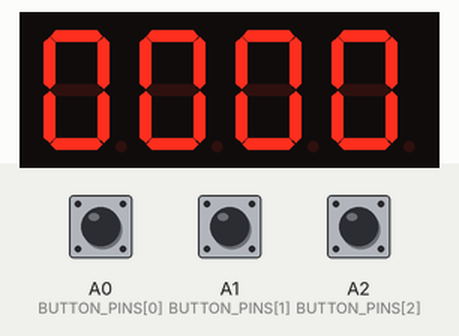
A sketch run on a simulated Arduino Uno, built with avr-gcc and run on an emulated ATmega328P. On the bench: 4-digit seven-segment display. Wiring (inferred from the names in the program): 4-digit 7-segment display, segments lit when HIGH: segments pin 11, pin 10, pin 9, pin 8, pin 7, pin 13, pin 12; digit selects pin 2, pin 3, pin 4, pin 5. The inputs (shaded band) are chosen by the test bench; at power-on: A0 (BUTTON_PINS[0]) HIGH, A1 (BUTTON_PINS[1]) HIGH, A2 (BUTTON_PINS[2]) HIGH. The segment pins are drawn as the display they are named for; what the sketch prints to the serial monitor is not drawn.

Above: at 1.2 s.
1.3 s: A0 (BUTTON_PINS[0]) pulled LOW for 0.15 s
At 1.8 s:
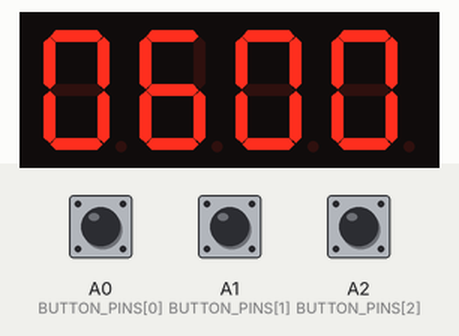
2.9 s: A1 (BUTTON_PINS[1]) pulled LOW for 0.15 s
At 4.1 s:
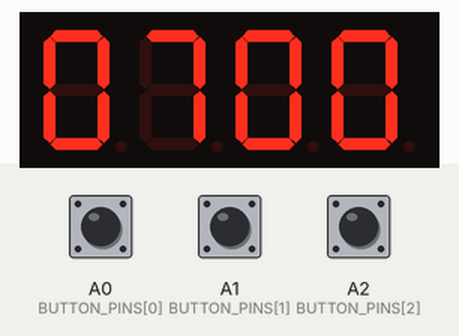
4.5 s: A2 (BUTTON_PINS[2]) pulled LOW for 0.15 s
At 5.4 s:
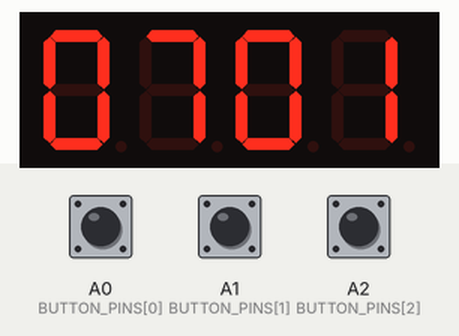
6.1 s: A1 (BUTTON_PINS[1]) pulled LOW for 1 s
At 7.1 s:
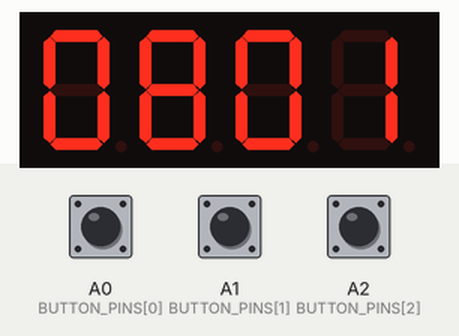
8.6 s: A2 (BUTTON_PINS[2]) pulled LOW for 1 s
At 9.7 s:
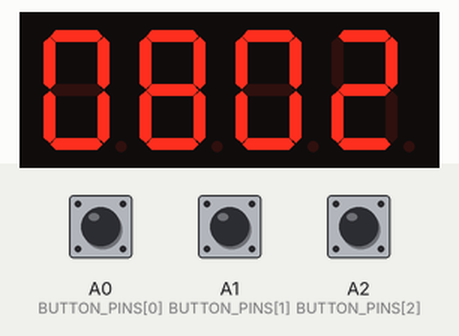
11.1 s: A1 (BUTTON_PINS[1]) driven LOW and A2 (BUTTON_PINS[2]) driven LOW
At 11.7 s:
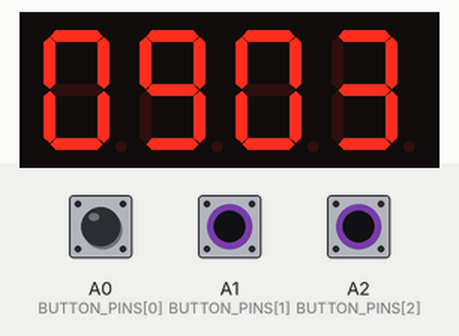
Timing chart, 0 to 13.6 s (numbered marks = the images above; inputs shaded):
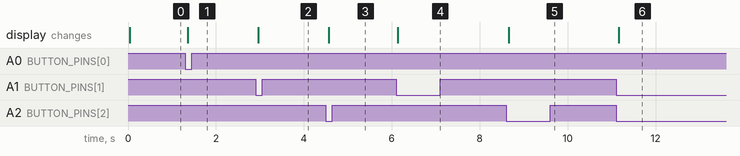

Measured:
- after the input at 1.3 s, the display: changes after 0.06 s (image 1)
- after the input at 2.9 s, the display: changes after 0.06 s (image 2)
- after the input at 4.5 s, the display: changes after 0.06 s (image 3)
- after the input at 6.1 s, the display: changes at once (image 4)
- after the input at 8.6 s, the display: changes after 0.06 s (image 5)
- after the input at 11.1 s, the display: changes after 0.06 s (image 6)

The sketch:

le-clock.ino
```cpp
/*
   Alarm clock
   3 modes (display, setting time, setting alarm)
*/

// Numeric constants
const char DIGITS   = 4;
const char SEGMENTS = 7;
const char BUTTONS  = 3;
const int  CYCLE_LEN = 1; // digit refresh

// Pin config
const char DIGIT_PINS[DIGITS]   = {2, 3, 4, 5};
const char SEG_PINS[SEGMENTS]   = {11, 10, 9, 8, 7, 13, 12}; // ABCDEFG seg
const char COLON_PIN            = 6;
const char SPEAKER_PIN          = A5;
const char BUTTON_PINS[BUTTONS] = {A0, A1, A2};

// Table of segments for each digit
// Display is active high (1 = on)
// For fun: store segment bits as bits in a char 0b0GFEDCBA
// saves some global variable memory compared to 2D bool array
const char DIGIT_SEG[10] = {
  0b0111111, // 0
  0b0000110, // 1
  0b1011011, // 2
  0b1001111, // 3
  0b1100110, // 4
  0b1101101, // 5
  0b1111101, // 6
  0b0000111, // 7
  0b1111111, // 8
  0b1101111, // 9
};


// Global variables
int                 digit_index      = 0; // 0-based for DIG1-DIG4
unsigned long       current_time     = 0; // ms time to convert into digits
unsigned long       time_offset      = 0; // for adjusting display time
unsigned long       alarm_time       = 6UL * 3600UL * 1000UL; // 06:00
unsigned long       cycle_start;
unsigned long       button_prev      = 0;

bool                pressed[BUTTONS];
const unsigned long MINUTE_MS        = 60 * 1000UL;
const unsigned long HOUR_MS          = 60 * MINUTE_MS;
const unsigned long DAY_MS           = 24 * HOUR_MS;
bool                debug_printed    = false;

const char MODES = 3;

enum Mode {
  MODE_DISPLAY = 0,
  MODE_SET_TIME = 1,
  MODE_SET_ALARM = 2,
};

Mode mode = MODE_SET_TIME;

// Calculate current digit from given time
int calc_current_digit(unsigned long t) {
  unsigned long current_time_sec = t / 1000;
  int current_min = (current_time_sec / 60) % 60;
  int current_hr = (current_time_sec / 3600) % 24;

  switch (digit_index) {
    case 0:
      return current_hr / 10;
    case 1:
      return current_hr % 10;
    case 2:
      return current_min / 10;
    case 3:
    default:
      return current_min % 10;
  }
}

// Write digit segments to the whichever digit the 7seg is on atm
void write_digit(int digit) {
  for (int i = 0; i < SEGMENTS; i++) {
    digitalWrite(SEG_PINS[i], (DIGIT_SEG[digit] >> i) & 1);
  }
}

void setup() {
  // Set display pins to output
  for (int i = 2; i <= 13; i++)
    pinMode(i, OUTPUT);

  // Use internal pull-up to not need external resistors
  for (int i = 0; i < BUTTONS; i++)
    pinMode(BUTTON_PINS[i], INPUT_PULLUP);

  // set first snapshot
  cycle_start = millis();

  // Init speaker and serial debugging
  pinMode(SPEAKER_PIN, OUTPUT);
  Serial.begin(115200);
}

void loop() {
  // Every loop should call millis() only once to keep things in sync
  // Overflows after about 50 days
  // https://docs.arduino.cc/language-reference/en/functions/time/millis/

  unsigned long current_ms = millis();
  current_time = current_ms + time_offset;

  // DEBUG monitoring, but only once per 1000 ms

  if (!debug_printed && (current_time % 1000 == 0)) {
    Serial.print("millis ");
    Serial.print(current_ms);
    Serial.println();
    debug_printed = true;
  }

  // Reset flag
  if (current_time % 1000 > 500) {
    debug_printed = false;
  }

  // Read button presses every 50 ms for "debouncing"

  if (current_time - button_prev >= 50) {
    for (int i = 0; i < BUTTONS; i++) {
      // read active-low
      if (digitalRead(BUTTON_PINS[i]) == LOW)
      {
        // new press, as prev time was inactive
        if (pressed[i] == HIGH) {
          Serial.print("b");
          Serial.print(i);

          switch (i) {
            case 0: // mode button
              mode = Mode((mode + 1) % MODES);
              Serial.print("new mode ");
              Serial.print(mode);

              break;
            case 1:
              if (mode == MODE_SET_TIME) {
                // increment time by 1 hour
                time_offset = (time_offset + HOUR_MS) % DAY_MS;
              }
              if (mode == MODE_SET_ALARM) {
                // increment alarm time by 1 hour
                alarm_time = (alarm_time + HOUR_MS) % DAY_MS;
              }
              break;

            case 2:
              if (mode == MODE_SET_TIME) {
                // increment time by 1 min
                time_offset = (time_offset + MINUTE_MS) % DAY_MS;
              }
              if (mode == MODE_SET_ALARM) {
                // increment alarm time by 1 min
                alarm_time = (alarm_time + MINUTE_MS) % DAY_MS;
              }
              break;
          }
        }

        pressed[i] = LOW; // update button state
      } else {
        pressed[i] = HIGH;
      }
    }
    button_prev = current_time;
  }

  // Set alarm_playing if we've just reached alarm time
  // For one minute
  if ((current_time > alarm_time &&
       current_time < alarm_time + MINUTE_MS)) {
    if (current_time % 1000 > 500) // Alarm beep for half of a second
      tone(SPEAKER_PIN, 1000); // Hz
    else
      noTone(SPEAKER_PIN);
  } else {
    noTone(SPEAKER_PIN);
  }


  // Cycle digit if enough time has passed
  if (current_ms - cycle_start >= CYCLE_LEN) {

    // disable current digit index (active-low)
    digitalWrite(DIGIT_PINS[digit_index], HIGH);

    // change to next digit
    digit_index = (digit_index + 1) % DIGITS;

    // Based on mode, either write current or alarm time
    int digit;
    if (mode == MODE_SET_ALARM) {
      digit = calc_current_digit(alarm_time);
    } else {
      digit = calc_current_digit(current_time);
    }

    write_digit(digit);

    // enable digit (active-low)
    digitalWrite(DIGIT_PINS[digit_index], LOW);


    // Blink colon in display mode, otherwise leave on
    if (mode == MODE_DISPLAY) {
      bool colon = (current_ms % 1000 > 500) ? HIGH : LOW;
      digitalWrite(COLON_PIN, colon);
    } else {
      digitalWrite(COLON_PIN, HIGH);
    }

    cycle_start = current_ms; // reset cycle
  }
}
```
